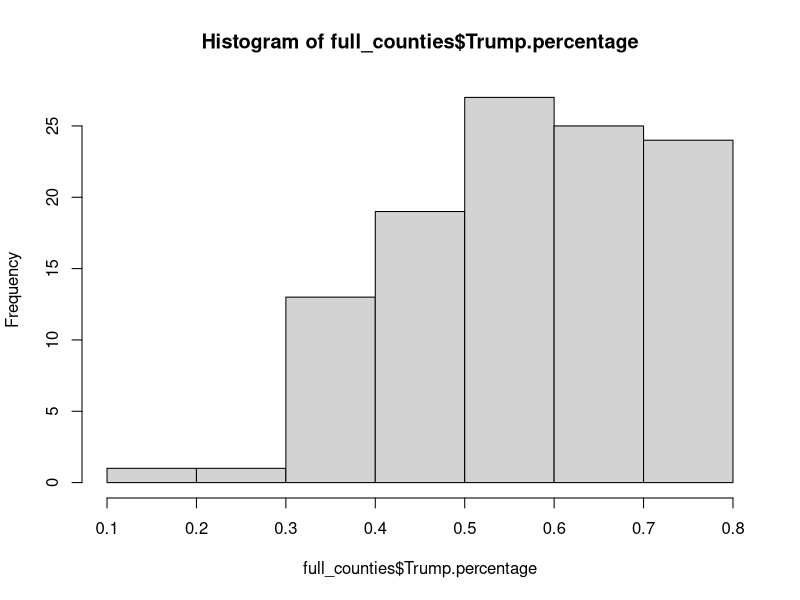
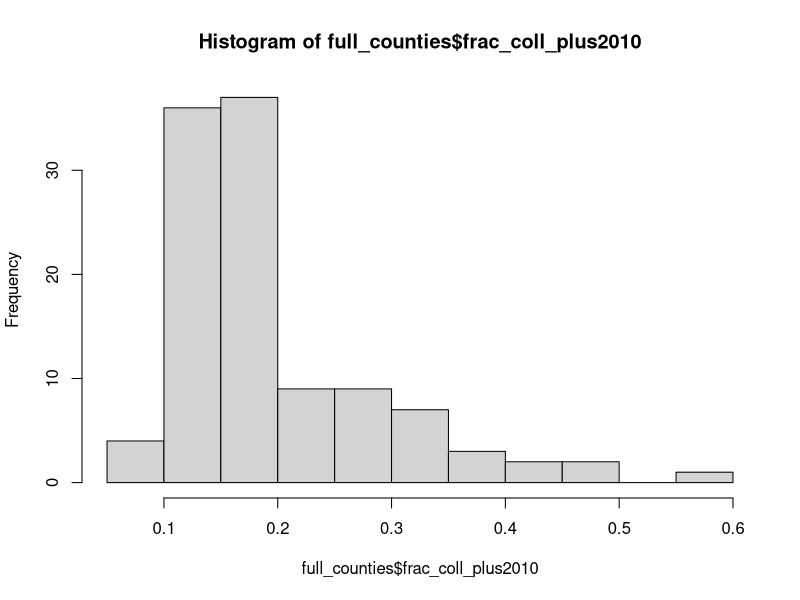
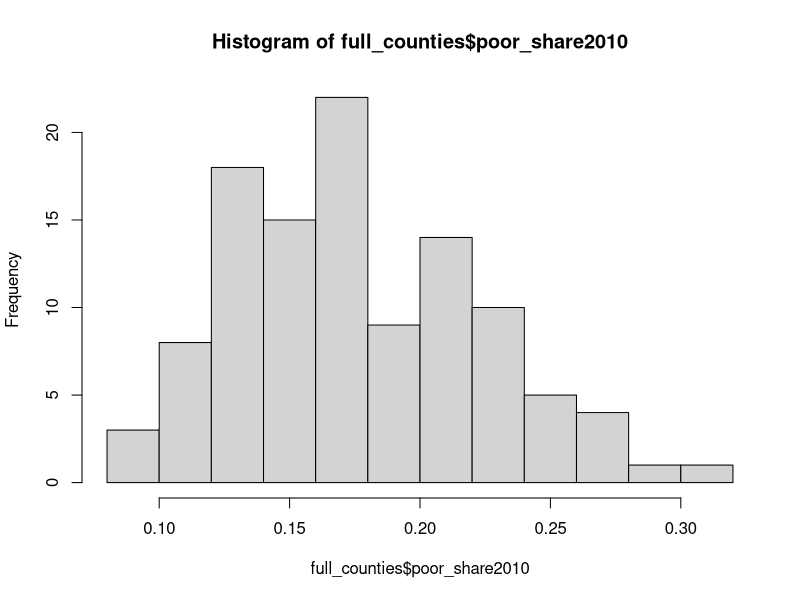
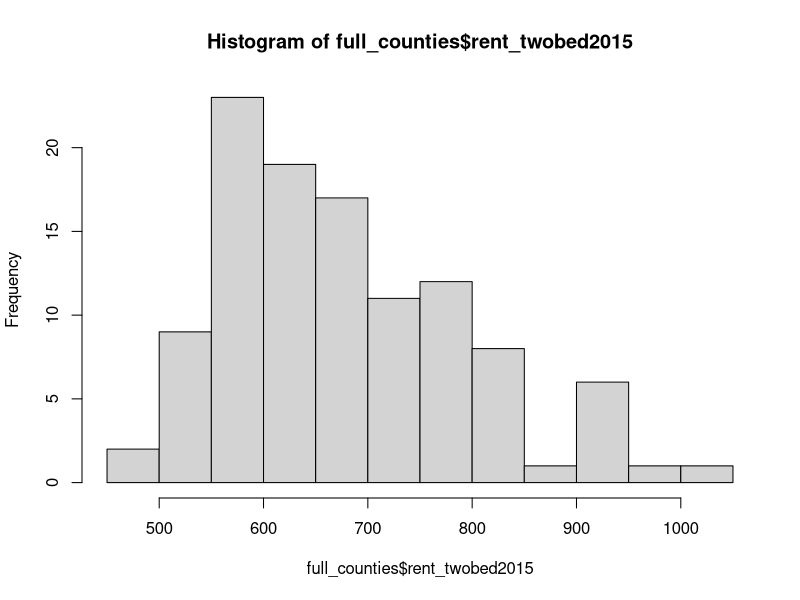
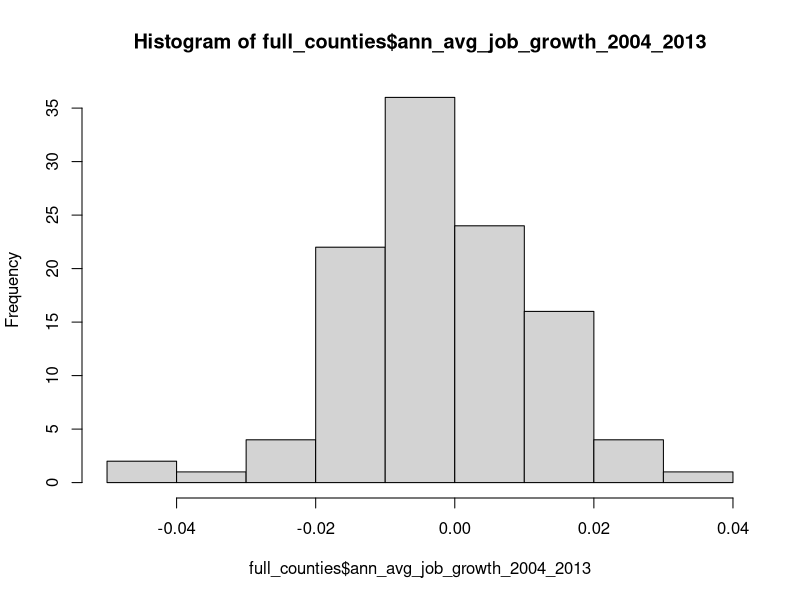
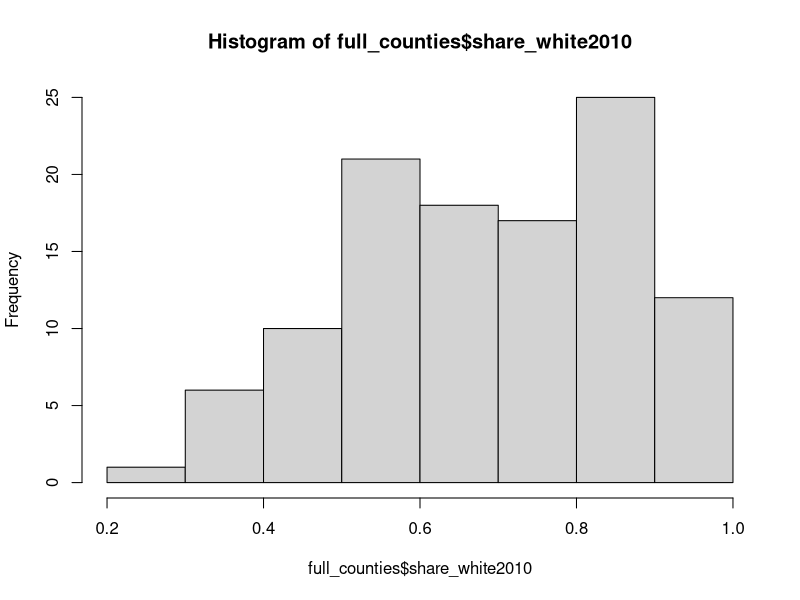
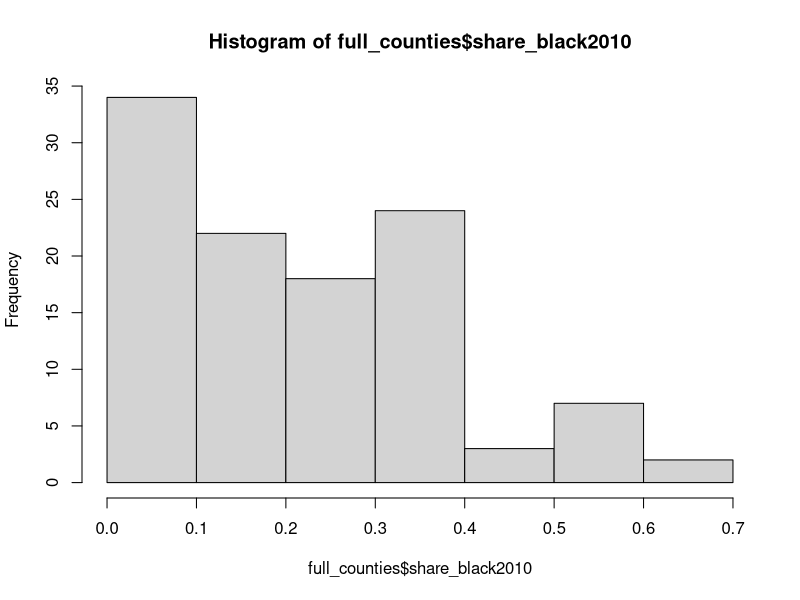
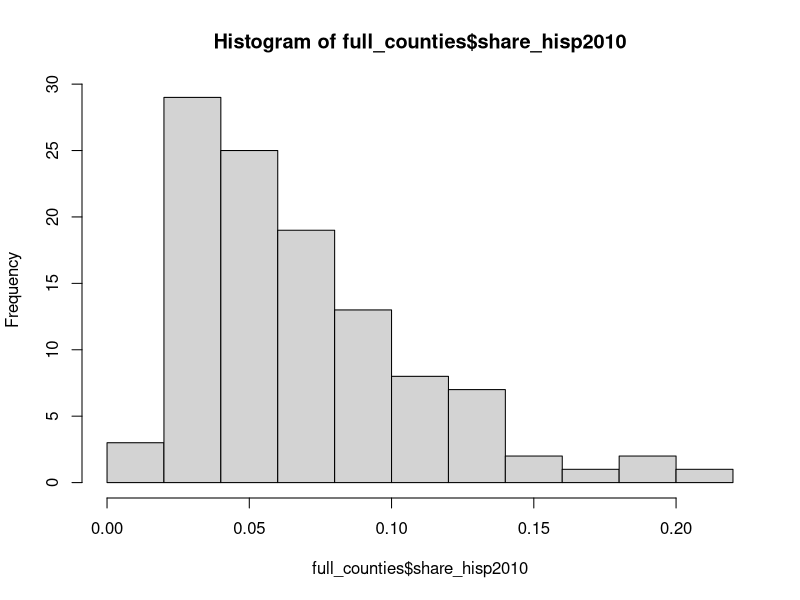

These charts were generated, in order, by the following R code:
## ---- chunk 1
library(tidyverse)

house_data <- read.csv(file='data/house_polls.csv')
nc_house <- house_data %>%
  filter(state == "North Carolina") %>%
  filter(candidate_party == "REP" | candidate_party == "DEM")
county_data <- read.csv(file = 'data/cty_covariates.csv') %>%
  filter(state == 37)
nc_counties <- read.csv(file = 'data/nc_county_data.csv')
nc_2016_data <- read.csv(file = 'data/2016_NC_data.csv') %>%
  mutate(county = X)
  
full_counties <- full_join(county_data, nc_counties, by = "county")
full_counties <- full_join(full_counties, nc_2016_data, by = "county") 

## ---- chunk 2
hist(full_counties$Trump.percentage)
hist(full_counties$frac_coll_plus2010)
hist(full_counties$poor_share2010)
hist(full_counties$rent_twobed2015)
hist(full_counties$ann_avg_job_growth_2004_2013)
hist(full_counties$share_white2010)
hist(full_counties$share_black2010)
hist(full_counties$share_hisp2010)
hist(full_counties$share_asian2010)
## ---- chunk 3
# add incumbent data 

full_counties <- full_counties %>%
  mutate(incumbent_party = case_when(district == 1 ~ "DEM",
                                     district == 2 ~ "DEM",
                                     district == 3 ~ "REP",
                                     district == 4 ~ "DEM",
                                     district == 5 ~ "REP",
                                     district == 6 ~ "REP",
                                     district == 7 ~ "REP",
                                     district == 8 ~ "REP",
                                     district == 9 ~ "REP",
                                     district == 10 ~ "REP",
                                     district == 11 ~ "NONE",
                                     district == 12 ~ "DEM",
                                     district == 13 ~ "REP"))
## ---- chunk 4
library(lme4)
library(merTools)

# linear mixed model with random effect for county
M2 <- lmer(Trump.percentage ~ traveltime15_2010 + foreign_share2010 + singleparent_share2010 +  incumbent_party + frac_coll_plus2010 + poor_share2010 + rent_twobed2015 + ann_avg_job_growth_2004_2013 + share_white2010 + share_black2010 + share_hisp2010 + share_asian2010 +  (1|county), data = full_counties, control = lmerControl(optimizer ="Nelder_Mead"))
summary(M2)
coef(M2)

## ---- chunk 5
PI <- predictInterval(merMod = M2, newdata = full_counties,
                        level = 0.95, n.sims = 1000,
                        stat = "median", type="linear.prediction",
                        include.resid.var = TRUE)

# account for counties split into 2 districts
modified_counties <- full_counties %>%
  mutate(Totals = as.numeric(gsub(",","",Totals))) %>%
  mutate(voters = case_when(split == "y" ~ Totals/2,
                            TRUE ~ Totals))

modified_counties$fit = PI$fit
modified_counties$lower = PI$lwr
modified_counties$upper = PI$upr

# weight county vote share by number of people who voted in 2016 election
modified_counties %>%
  group_by(district) %>%
  summarise(dist_share_rep = sum(fit*voters)/sum(voters),
            dist_lwr_rep = sum(lower*voters)/sum(voters),
            dist_upr_rep = sum(upper*voters)/sum(voters))


## ---- chunk 6
# estimate percentages across whole state
modified_counties %>%
  summarise(dist_share_rep = sum(fit*voters)/sum(voters),
            dist_lwr_rep = sum(lower*voters)/sum(voters),
            dist_upr_rep = sum(upper*voters)/sum(voters))
